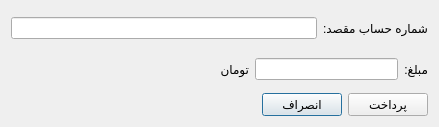
<?xml version="1.0" encoding="UTF-8"?>
<ui version="4.0">
 <class>moneytransferdialog</class>
 <widget class="QDialog" name="moneytransferdialog">
  <property name="geometry">
   <rect>
    <x>0</x>
    <y>0</y>
    <width>439</width>
    <height>127</height>
   </rect>
  </property>
  <property name="windowTitle">
   <string>Dialog</string>
  </property>
  <layout class="QVBoxLayout" name="verticalLayout">
   <item>
    <layout class="QHBoxLayout" name="horizontalLayout">
     <item>
      <widget class="QLineEdit" name="lineEdit"/>
     </item>
     <item>
      <widget class="QLabel" name="label_2">
       <property name="text">
        <string>شماره حساب مقصد:</string>
       </property>
      </widget>
     </item>
    </layout>
   </item>
   <item>
    <layout class="QHBoxLayout" name="horizontalLayout_5">
     <item>
      <spacer name="horizontalSpacer_2">
       <property name="orientation">
        <enum>Qt::Horizontal</enum>
       </property>
       <property name="sizeHint" stdset="0">
        <size>
         <width>158</width>
         <height>20</height>
        </size>
       </property>
      </spacer>
     </item>
     <item>
      <layout class="QHBoxLayout" name="horizontalLayout_2">
       <item>
        <widget class="QLabel" name="label_3">
         <property name="text">
          <string>تومان</string>
         </property>
        </widget>
       </item>
       <item>
        <widget class="QLineEdit" name="lineEdit_2"/>
       </item>
       <item>
        <widget class="QLabel" name="label">
         <property name="text">
          <string>مبلغ:</string>
         </property>
        </widget>
       </item>
      </layout>
     </item>
    </layout>
   </item>
   <item>
    <layout class="QHBoxLayout" name="horizontalLayout_4">
     <item>
      <spacer name="horizontalSpacer">
       <property name="orientation">
        <enum>Qt::Horizontal</enum>
       </property>
       <property name="sizeHint" stdset="0">
        <size>
         <width>218</width>
         <height>20</height>
        </size>
       </property>
      </spacer>
     </item>
     <item>
      <layout class="QHBoxLayout" name="horizontalLayout_3">
       <item>
        <widget class="QPushButton" name="pushButton_2">
         <property name="text">
          <string>انصراف</string>
         </property>
        </widget>
       </item>
       <item>
        <widget class="QPushButton" name="pushButton">
         <property name="text">
          <string>پرداخت</string>
         </property>
        </widget>
       </item>
      </layout>
     </item>
    </layout>
   </item>
  </layout>
 </widget>
 <resources/>
 <connections/>
</ui>
